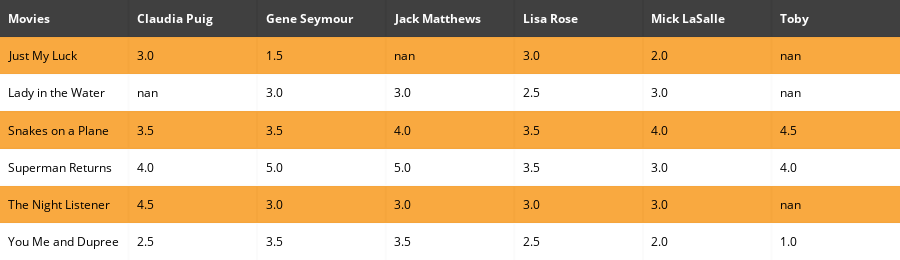

The code cell stored with this chart in its notebook:
### Code cell
df_r.insert(0,'Movies',df_r.index)
fig=ff.create_table(df_r,colorscale='Hot')
df_r.drop(columns=['Movies'],inplace=True)
iplot(fig)

### Figure 1 — Plotly figure (JSON) as saved in the notebook; plotly's stock layout.template omitted (floating-point values rounded to 4 significant figures)
{"data": [{"colorscale": "Hot", "hoverinfo": "none", "opacity": 0.75, "showscale": false, "type": "heatmap", "uid": "a603040c-2cea-4303-9db0-c6a0ae0b22ab", "z": [[0, 0, 0, 0, 0, 0, 0], [0.5, 0.5, 0.5, 0.5, 0.5, 0.5, 0.5], [1, 1, 1, 1, 1, 1, 1], [0.5, 0.5, 0.5, 0.5, 0.5, 0.5, 0.5], [1, 1, 1, 1, 1, 1, 1], [0.5, 0.5, 0.5, 0.5, 0.5, 0.5, 0.5], [1, 1, 1, 1, 1, 1, 1]]}], "layout": {"annotations": [{"align": "left", "font": {"color": "#ffffff"}, "showarrow": false, "text": "<b>Movies</b>", "x": -0.45, "xanchor": "left", "xref": "x", "y": 0, "yref": "y"}, {"align": "left", "font": {"color": "#ffffff"}, "showarrow": false, "text": "<b>Claudia Puig</b>", "x": 0.55, "xanchor": "left", "xref": "x", "y": 0, "yref": "y"}, {"align": "left", "font": {"color": "#ffffff"}, "showarrow": false, "text": "<b>Gene Seymour</b>", "x": 1.55, "xanchor": "left", "xref": "x", "y": 0, "yref": "y"}, {"align": "left", "font": {"color": "#ffffff"}, "showarrow": false, "text": "<b>Jack Matthews</b>", "x": 2.55, "xanchor": "left", "xref": "x", "y": 0, "yref": "y"}, {"align": "left", "font": {"color": "#ffffff"}, "showarrow": false, "text": "<b>Lisa Rose</b>", "x": 3.55, "xanchor": "left", "xref": "x", "y": 0, "yref": "y"}, {"align": "left", "font": {"color": "#ffffff"}, "showarrow": false, "text": "<b>Mick LaSalle</b>", "x": 4.55, "xanchor": "left", "xref": "x", "y": 0, "yref": "y"}, {"align": "left", "font": {"color": "#ffffff"}, "showarrow": false, "text": "<b>Toby</b>", "x": 5.55, "xanchor": "left", "xref": "x", "y": 0, "yref": "y"}, {"align": "left", "font": {"color": "#000000"}, "showarrow": false, "text": "Just My Luck", "x": -0.45, "xanchor": "left", "xref": "x", "y": 1, "yref": "y"}, {"align": "left", "font": {"color": "#000000"}, "showarrow": false, "text": "3.0", "x": 0.55, "xanchor": "left", "xref": "x", "y": 1, "yref": "y"}, {"align": "left", "font": {"color": "#000000"}, "showarrow": false, "text": "1.5", "x": 1.55, "xanchor": "left", "xref": "x", "y": 1, "yref": "y"}, {"align": "left", "font": {"color": "#000000"}, "showarrow": false, "text": "nan", "x": 2.55, "xanchor": "left", "xref": "x", "y": 1, "yref": "y"}, {"align": "left", "font": {"color": "#000000"}, "showarrow": false, "text": "3.0", "x": 3.55, "xanchor": "left", "xref": "x", "y": 1, "yref": "y"}, {"align": "left", "font": {"color": "#000000"}, "showarrow": false, "text": "2.0", "x": 4.55, "xanchor": "left", "xref": "x", "y": 1, "yref": "y"}, {"align": "left", "font": {"color": "#000000"}, "showarrow": false, "text": "nan", "x": 5.55, "xanchor": "left", "xref": "x", "y": 1, "yref": "y"}, {"align": "left", "font": {"color": "#000000"}, "showarrow": false, "text": "Lady in the Water", "x": -0.45, "xanchor": "left", "xref": "x", "y": 2, "yref": "y"}, {"align": "left", "font": {"color": "#000000"}, "showarrow": false, "text": "nan", "x": 0.55, "xanchor": "left", "xref": "x", "y": 2, "yref": "y"}, {"align": "left", "font": {"color": "#000000"}, "showarrow": false, "text": "3.0", "x": 1.55, "xanchor": "left", "xref": "x", "y": 2, "yref": "y"}, {"align": "left", "font": {"color": "#000000"}, "showarrow": false, "text": "3.0", "x": 2.55, "xanchor": "left", "xref": "x", "y": 2, "yref": "y"}, {"align": "left", "font": {"color": "#000000"}, "showarrow": false, "text": "2.5", "x": 3.55, "xanchor": "left", "xref": "x", "y": 2, "yref": "y"}, {"align": "left", "font": {"color": "#000000"}, "showarrow": false, "text": "3.0", "x": 4.55, "xanchor": "left", "xref": "x", "y": 2, "yref": "y"}, {"align": "left", "font": {"color": "#000000"}, "showarrow": false, "text": "nan", "x": 5.55, "xanchor": "left", "xref": "x", "y": 2, "yref": "y"}, {"align": "left", "font": {"color": "#000000"}, "showarrow": false, "text": "Snakes on a Plane", "x": -0.45, "xanchor": "left", "xref": "x", "y": 3, "yref": "y"}, {"align": "left", "font": {"color": "#000000"}, "showarrow": false, "text": "3.5", "x": 0.55, "xanchor": "left", "xref": "x", "y": 3, "yref": "y"}, {"align": "left", "font": {"color": "#000000"}, "showarrow": false, "text": "3.5", "x": 1.55, "xanchor": "left", "xref": "x", "y": 3, "yref": "y"}, {"align": "left", "font": {"color": "#000000"}, "showarrow": false, "text": "4.0", "x": 2.55, "xanchor": "left", "xref": "x", "y": 3, "yref": "y"}, {"align": "left", "font": {"color": "#000000"}, "showarrow": false, "text": "3.5", "x": 3.55, "xanchor": "left", "xref": "x", "y": 3, "yref": "y"}, {"align": "left", "font": {"color": "#000000"}, "showarrow": false, "text": "4.0", "x": 4.55, "xanchor": "left", "xref": "x", "y": 3, "yref": "y"}, {"align": "left", "font": {"color": "#000000"}, "showarrow": false, "text": "4.5", "x": 5.55, "xanchor": "left", "xref": "x", "y": 3, "yref": "y"}, {"align": "left", "font": {"color": "#000000"}, "showarrow": false, "text": "Superman Returns", "x": -0.45, "xanchor": "left", "xref": "x", "y": 4, "yref": "y"}, {"align": "left", "font": {"color": "#000000"}, "showarrow": false, "text": "4.0", "x": 0.55, "xanchor": "left", "xref": "x", "y": 4, "yref": "y"}, {"align": "left", "font": {"color": "#000000"}, "showarrow": false, "text": "5.0", "x": 1.55, "xanchor": "left", "xref": "x", "y": 4, "yref": "y"}, {"align": "left", "font": {"color": "#000000"}, "showarrow": false, "text": "5.0", "x": 2.55, "xanchor": "left", "xref": "x", "y": 4, "yref": "y"}, {"align": "left", "font": {"color": "#000000"}, "showarrow": false, "text": "3.5", "x": 3.55, "xanchor": "left", "xref": "x", "y": 4, "yref": "y"}, {"align": "left", "font": {"color": "#000000"}, "showarrow": false, "text": "3.0", "x": 4.55, "xanchor": "left", "xref": "x", "y": 4, "yref": "y"}, {"align": "left", "font": {"color": "#000000"}, "showarrow": false, "text": "4.0", "x": 5.55, "xanchor": "left", "xref": "x", "y": 4, "yref": "y"}, {"align": "left", "font": {"color": "#000000"}, "showarrow": false, "text": "The Night Listener", "x": -0.45, "xanchor": "left", "xref": "x", "y": 5, "yref": "y"}, {"align": "left", "font": {"color": "#000000"}, "showarrow": false, "text": "4.5", "x": 0.55, "xanchor": "left", "xref": "x", "y": 5, "yref": "y"}, {"align": "left", "font": {"color": "#000000"}, "showarrow": false, "text": "3.0", "x": 1.55, "xanchor": "left", "xref": "x", "y": 5, "yref": "y"}, {"align": "left", "font": {"color": "#000000"}, "showarrow": false, "text": "3.0", "x": 2.55, "xanchor": "left", "xref": "x", "y": 5, "yref": "y"}, {"align": "left", "font": {"color": "#000000"}, "showarrow": false, "text": "3.0", "x": 3.55, "xanchor": "left", "xref": "x", "y": 5, "yref": "y"}, {"align": "left", "font": {"color": "#000000"}, "showarrow": false, "text": "3.0", "x": 4.55, "xanchor": "left", "xref": "x", "y": 5, "yref": "y"}, {"align": "left", "font": {"color": "#000000"}, "showarrow": false, "text": "nan", "x": 5.55, "xanchor": "left", "xref": "x", "y": 5, "yref": "y"}, {"align": "left", "font": {"color": "#000000"}, "showarrow": false, "text": "You Me and Dupree", "x": -0.45, "xanchor": "left", "xref": "x", "y": 6, "yref": "y"}, {"align": "left", "font": {"color": "#000000"}, "showarrow": false, "text": "2.5", "x": 0.55, "xanchor": "left", "xref": "x", "y": 6, "yref": "y"}, {"align": "left", "font": {"color": "#000000"}, "showarrow": false, "text": "3.5", "x": 1.55, "xanchor": "left", "xref": "x", "y": 6, "yref": "y"}, {"align": "left", "font": {"color": "#000000"}, "showarrow": false, "text": "3.5", "x": 2.55, "xanchor": "left", "xref": "x", "y": 6, "yref": "y"}, {"align": "left", "font": {"color": "#000000"}, "showarrow": false, "text": "2.5", "x": 3.55, "xanchor": "left", "xref": "x", "y": 6, "yref": "y"}, {"align": "left", "font": {"color": "#000000"}, "showarrow": false, "text": "2.0", "x": 4.55, "xanchor": "left", "xref": "x", "y": 6, "yref": "y"}, {"align": "left", "font": {"color": "#000000"}, "showarrow": false, "text": "1.0", "x": 5.55, "xanchor": "left", "xref": "x", "y": 6, "yref": "y"}], "height": 260, "margin": {"b": 0, "l": 0, "r": 0, "t": 0}, "xaxis": {"dtick": 1, "gridwidth": 2, "showticklabels": false, "tick0": -0.5, "ticks": "", "zeroline": false}, "yaxis": {"autorange": "reversed", "dtick": 1, "gridwidth": 2, "showticklabels": false, "tick0": 0.5, "ticks": "", "zeroline": false}}}
